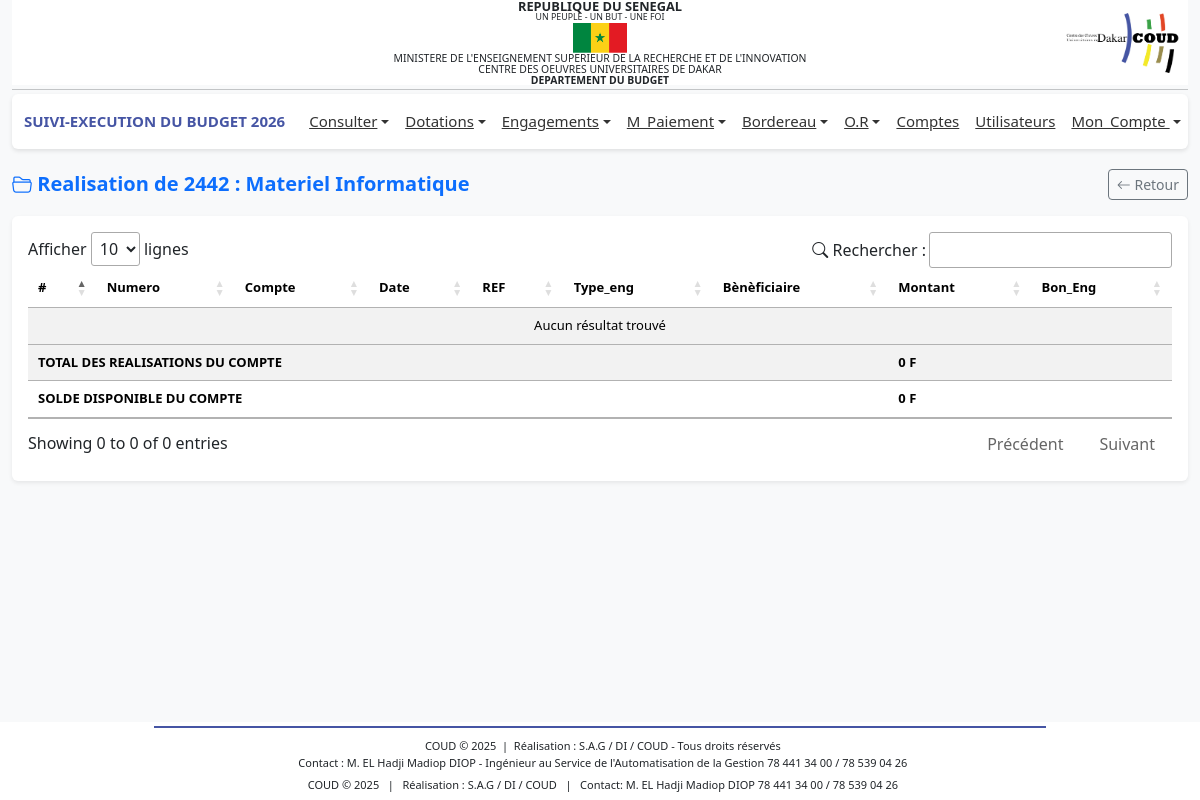
Page /profiles/dg/actuel_3?numCompte=2442 (signed in) on the earlier database version.
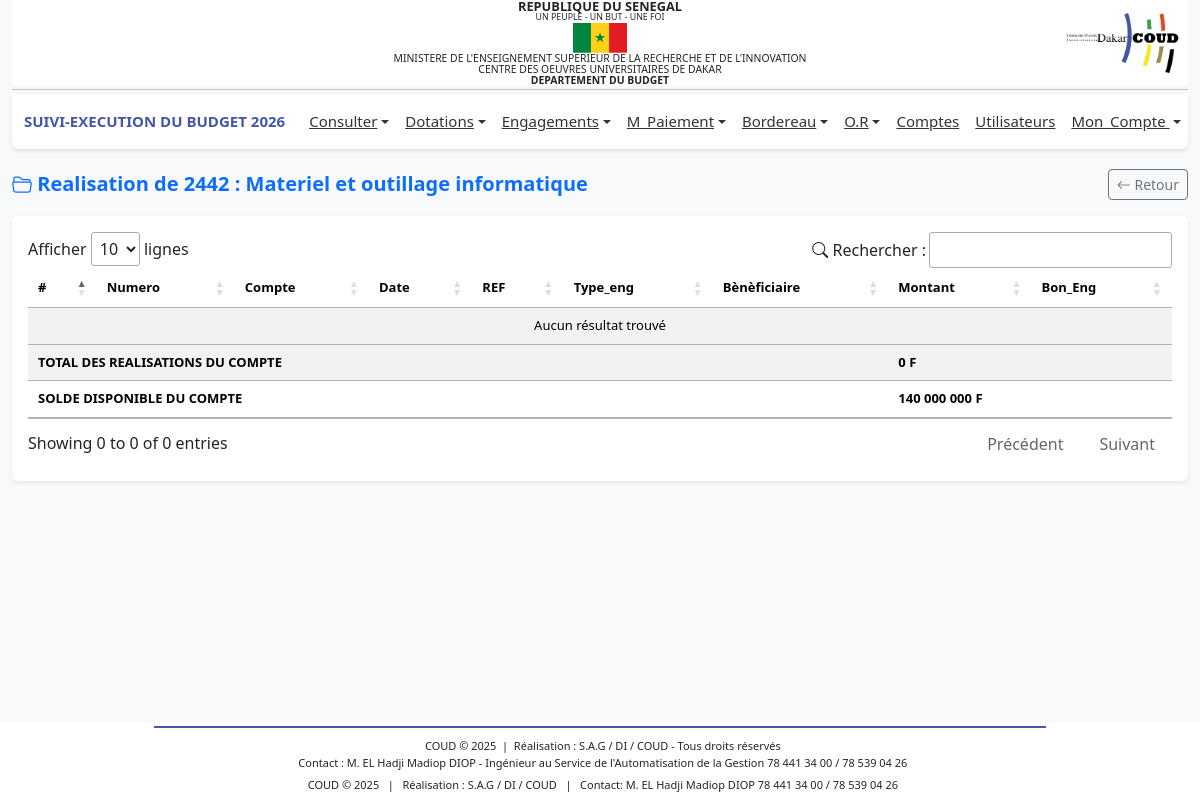
Same page on the later database version.
### tables this page shows
CREATE TABLE IF NOT EXISTS `bud_compte` (
  `idCompte` int NOT NULL AUTO_INCREMENT,
  `numCompte` varchar(100) DEFAULT NULL,
  `code` varchar(50) DEFAULT NULL,
  `dateSys` datetime DEFAULT CURRENT_TIMESTAMP,
  `libelle` varchar(255) DEFAULT NULL,
  `idCp` int DEFAULT NULL,
  PRIMARY KEY (`idCompte`),
  UNIQUE KEY `numCompte` (`numCompte`),
  KEY `idCp` (`idCp`)
);

### includes/fonctions.php (called while the page is built, shortened)
<?php
function connexionBD()
{
    $connexion = mysqli_connect('localhost', 'root', '', 'budget_db_2024') or
        die('Serveur inaccessible. Merci de reessayer plus tard.');
    return $connexion;
}
$connexion = connexionBD();
function getCompteByNum($numCompte)
{
    global $connexion;
    $query = "SELECT numCompte, libelle, code FROM `bud_compte` WHERE numCompte='$numCompte'";
    $result = $connexion->query($query);
    if ($result->num_rows > 0) {
        return $result->fetch_assoc();
    } else {
        return null;
    }
}
function sommeDotByCompte($numCompte)
{
    global $connexion;
    $anneeEnCours = $_SESSION['an'];
    $sql = "SELECT COALESCE(SUM(d.volume),0) as totalDotations, c.numCompte
            FROM bud_dotations d
            JOIN bud_compte c ON d.idCompte=c.idCompte
            WHERE d.an='$anneeEnCours' AND c.numCompte='$numCompte'";
    $result = mysqli_query($connexion, $sql);
    if ($result && mysqli_num_rows($result) > 0) {
        $row = mysqli_fetch_assoc($result);
        return $row['totalDotations'];
    }
    return null;
}
?>

### profiles/dg/actuel_3.php (the view, shortened to what this page needs)
<?php include '../../includes/fonctions.php';
$numCompte = $_GET['numCompte'];
$data = getCompteByNum($numCompte);
$TDotations = sommeDotByCompte($numCompte);
$TEngs = 0;
?>
<?php include '../../includes/header.php';?>
<link rel="stylesheet" href="https://cdn.datatables.net/1.13.6/css/jquery.dataTables.min.css">
<link rel="stylesheet" href="https://cdn.jsdelivr.net/npm/bootstrap-icons@1.11.3/font/bootstrap-icons.css">
<main class="container-fluid mt-3">
    <div class="d-flex justify-content-between align-items-center mb-3">
        <h5 class="mb-0 text-primary fw-bold">
            <i class="bi bi-folder2-open"></i> Realisation de <?= $data['numCompte']; ?> : <?= $data['libelle']; ?>
        </h5>
        <a href="javascript:history.back()" class="btn btn-outline-secondary btn-sm">
            <i class="bi bi-arrow-left"></i> Retour
        </a>
    </div>
    <div class="card shadow-sm border-0">
        <div class="card-body">
            <div class="table-responsive">
                <table id="tableComptes" class="table table-striped table-hover align-middle">
                    <thead class="text-white custom-header">
                        <tr>
                            <th>#</th>
                            <th>Numero</th>
                            <th>Compte</th>
                            <th>Date</th>
                            <th>REF</th>
                            <th>Type_eng</th>
                            <th>Bènèficiaire</th>
                            <th>Montant</th>
                            <th>Bon_Eng</th>
                        </tr>
                    </thead>
                    <tbody id="tableBody">
                    </tbody>
                    <tfooter>
                        <tr>
                            <th colspan="7" class="text-left" style="text-align: left;">TOTAL DES REALISATIONS DU COMPTE</th>
                            <th colspan="2" class="text-left" style="text-align: left;">
                                <?= number_format($TEngs, 0, ',', ' '); ?> F</th>
                        </tr>
                        <tr>
                            <th colspan="7" class="text-left" style="text-align: left;">
                                SOLDE DISPONIBLE DU COMPTE
                            </th>
                            <th colspan="2" class="text-left" style="text-align: left;">
                                <?= number_format(($TDotations-$TEngs), 0, ',', ' '); ?> F</th>
                        </tr>
                    </tfooter>
                </table>
            </div>
        </div>
</main>
<?php include '../../includes/footer.php';?>

Differences in the rows shown:
changed bud_compte: libelle "Materiel Informatique" → "Materiel et outillage informatique"
Other differences:
$TDotations-$TEngs: "0" → "140 000 000"
